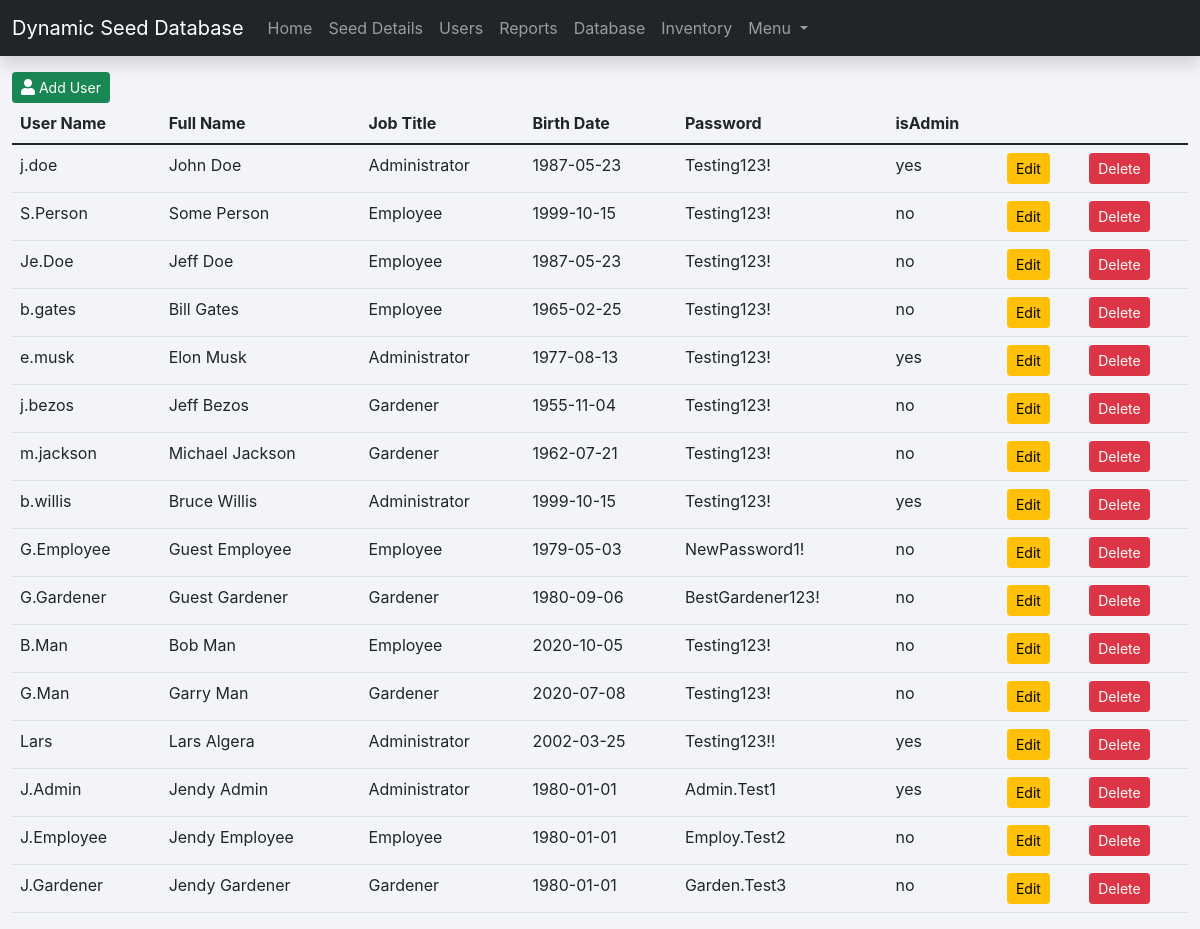
Page /users.php (signed in) on the committed database.
### tables this page shows
CREATE TABLE `user` (
  `id` int(6) NOT NULL,
  `username` varchar(30) NOT NULL,
  `full_name` varchar(30) NOT NULL,
  `birth_date` date NOT NULL,
  `email_address` varchar(50) NOT NULL,
  `password` varchar(100) NOT NULL,
  `user_type` varchar(15) NOT NULL,
  `isAdmin` varchar(3) NOT NULL
);

### users.php (the view, shortened to what this page needs)
<?php
$DATABASE_HOST = 'localhost';
$DATABASE_USER = 'phpmyadmin';
$DATABASE_PASS = 'root';
$DATABASE_NAME = 'dynamic_seed_management';
$con = mysqli_connect($DATABASE_HOST, $DATABASE_USER, $DATABASE_PASS, $DATABASE_NAME);
$stmt = $con->prepare('SELECT password, isAdmin FROM user WHERE id = ?');
$stmt->bind_param('i', $_SESSION['id']);
$stmt->execute();
$stmt->bind_result($password, $isAdmin);
?>
<!DOCTYPE html>
<html>
	<head>
		<link href="style.css" rel="stylesheet" type="text/css">
		<link rel="stylesheet" href="https://use.fontawesome.com/releases/v5.7.1/css/all.css">
    	<link href="https://cdn.jsdelivr.net/npm/bootstrap@5.1.3/dist/css/bootstrap.min.css"
			  rel="stylesheet"
>
	</head>
	<body class="loggedin">
		<nav class="navbar navbar-expand-lg navbar-dark bg-dark shadow">
		  <div class="container-fluid">
			<a class="navbar-brand" href="#">Dynamic Seed Database</a>
			<div class="collapse navbar-collapse" id="navbarNavDropdown">
			  <ul class="navbar-nav">
				<li class="nav-item">
				  <a class="nav-link" aria-current="page" href="home.php">Home</a>
				</li>
				<li class="nav-item">
				  <a class="nav-link" href="seed-page.php">Seed Details</a>
				</li>
				<?php
				if ($isAdmin == 'yes') {
				echo  '<li class="nav-item active"><a class="nav-link" href="users.php">Users</a></li>',
					  '<li class="nav-item"><a class="nav-link" href="alert-and-report.php">Reports</a></li>',
					  '<li class="nav-item"><a class="nav-link" href="seed-database.php">Database</a></li>';
				} ?>
				<li class="nav-item">
				  <a class="nav-link" href="inventory.php">Inventory</a>
				</li>
				<li class="nav-item dropdown">
				  <a class="nav-link dropdown-toggle" href="#" id="navbarDropdownMenuLink" role="button" data-bs-toggle="dropdown" aria-expanded="false">
					Menu
				  </a>
				</li>
			  </ul>
			</div>
		  </div>
		</nav>
		<div class="mt-3">
			<div class="container-fluid">
				<?php
				if ($isAdmin == 'yes') {
				echo '<a href="adduser.php" class="text-decoration-none btn btn-success btn-sm"><i class="fas fa-user"></i> Add User</a>';
				} ?>
				<table class="table">
					<thead>
					<tr>
					<th scope="col">User Name</th>
					<th scope="col">Full Name</th>
					<th scope="col">Job Title</th>
					<th scope="col">Birth Date</th>
					<th scope="col">Password</th>
					<th scope="col">isAdmin</th>
					<th scope="col"></th>
					<th scope="col"></th>
					</tr>
					</thead>
					<tbody>
					<?php
					$query = mysqli_query($con, "SELECT * FROM user ORDER by id");
					while($row = mysqli_fetch_assoc($query)){ ?>
					<tr>
					<td><?php echo $row['username']; ?></td>
					<td><?php echo $row['full_name']; ?></td>
					<td><?php echo $row['user_type']; ?></td>
					<td><?php echo $row['birth_date']; ?></td>
					<td><?php echo $row['password']; ?></td>
					<td><?php echo $row['isAdmin']; ?></td>
					<td><a href="edit.php?id=<?php echo $row["id"]; ?>" class="btn btn-warning btn-sm text-decoration-none">Edit</a></td>
					<td><a href="delete.php?id=<?php echo $row["id"]; ?>" class="btn btn-danger btn-sm text-decoration-none">Delete</a></td>
					</tr>
					<?php } ?>
					</tbody>
				</table>
			</div>
		</div>
	</body>
</html>

### style.css (style rules this page uses)
* { box-sizing: border-box; font-family: -apple-system, BlinkMacSystemFont, "segoe ui", roboto, oxygen, ubuntu, cantarell, "fira sans", "droid sans", "helvetica neue", Arial, sans-serif; font-size: 16px; -webkit-font-smoothing: antialiased; -moz-osx-font-smoothing: grayscale; }
body { background-color: #212529; }
body.loggedin { background-color: #f3f4f7; }

### rows in the picture
user: username "j.doe", full_name "John Doe", user_type "Administrator", birth_date "1987-05-23", password "Testing123!", isAdmin "yes"
user: username "S.Person", full_name "Some Person", user_type "Employee", birth_date "1999-10-15", password "Testing123!", isAdmin "no"
user: username "Je.Doe", full_name "Jeff Doe", user_type "Employee", birth_date "1987-05-23", password "Testing123!", isAdmin "no"
user: username "b.gates", full_name "Bill Gates", user_type "Employee", birth_date "1965-02-25", password "Testing123!", isAdmin "no"
user: username "e.musk", full_name "Elon Musk", user_type "Administrator", birth_date "1977-08-13", password "Testing123!", isAdmin "yes"
user: username "j.bezos", full_name "Jeff Bezos", user_type "Gardener", birth_date "1955-11-04", password "Testing123!", isAdmin "no"
user: username "m.jackson", full_name "Michael Jackson", user_type "Gardener", birth_date "1962-07-21", password "Testing123!", isAdmin "no"
user: username "b.willis", full_name "Bruce Willis", user_type "Administrator", birth_date "1999-10-15", password "Testing123!", isAdmin "yes"
user: username "G.Employee", full_name "Guest Employee", user_type "Employee", birth_date "1979-05-03", password "NewPassword1!", isAdmin "no"
user: username "G.Gardener", full_name "Guest Gardener", user_type "Gardener", birth_date "1980-09-06", password "BestGardener123!", isAdmin "no"
user: username "B.Man", full_name "Bob Man", user_type "Employee", birth_date "2020-10-05", password "Testing123!", isAdmin "no"
user: username "G.Man", full_name "Garry Man", user_type "Gardener", birth_date "2020-07-08", password "Testing123!", isAdmin "no"
user: username "Lars", full_name "Lars Algera", user_type "Administrator", birth_date "2002-03-25", password "Testing123!!", isAdmin "yes"
user: username "J.Admin", full_name "Jendy Admin", user_type "Administrator", birth_date "1980-01-01", password "Admin.Test1", isAdmin "yes"
user: username "J.Employee", full_name "Jendy Employee", user_type "Employee", birth_date "1980-01-01", password "Employ.Test2", isAdmin "no"
user: username "J.Gardener", full_name "Jendy Gardener", user_type "Gardener", birth_date "1980-01-01", password "Garden.Test3", isAdmin "no"
